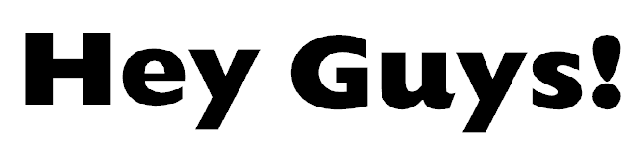
#> input picture NoiseImage/Hey.png, 642 x 155 px
$ python NoiseImage.py
#> lines starting #> are read from the running program, lines starting #| are printed output that depends on the picture; after the words box and inside, x2 and y2 are one past the last pixel; in counts of white or black regions, pixels touching at a corner belong together
import numpy
import math
import matplotlib.pyplot as plt
import cv2
import numpy as np
import random

# [5 lines left out: function getBlackWhiteImage, not called in this run]

def getGaussianImage(fname,thresh,Gmatrix):
#> called with fname = 'Hey.png', thresh = 127, Gmatrix = (7, 7)
  im = cv2.imread(fname)
#> im is the input picture: shape (155, 642, 3); min 0, max 255, mean 197.1
  grayImage = cv2.cvtColor(im, cv2.COLOR_BGR2GRAY)
  _, imBw = cv2.threshold(grayImage, thresh, 255, cv2.THRESH_BINARY)
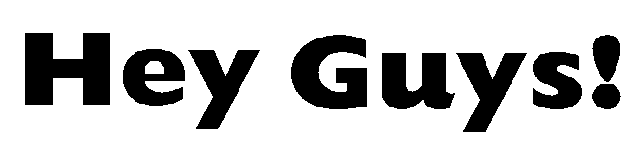
#> imBw: shape (155, 642); 77.5% white; 9 black regions, largest, box (x1, y1, x2, y2) and area: (25, 33, 110, 105) 4530, (291, 35, 367, 109) 3795, (382, 53, 455, 109) 2940
  dst = cv2.GaussianBlur(imBw,Gmatrix,cv2.BORDER_DEFAULT)
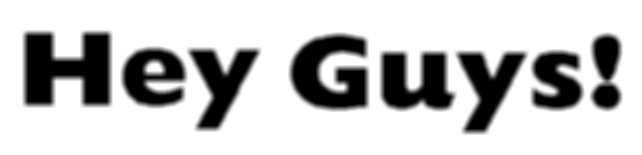
#> dst: shape (155, 642); min 0, max 255, mean 197.5
  return dst

# [44 lines left out: functions getoverlay, addNoise, getNoiseImage, addNoiseImage, writeImageToVideo, writeMixture, not called in this run]

Sparsity = 0.7
Gmatrix = (7,7)
threshBinary = 127.0
threshOverlay = 254.4

font = cv2.FONT_HERSHEY_SIMPLEX
bottomLeftCornerOfText = (5,150)
fontScale = 2
fontColor = (0,0,0)
lineType = 4

ImageList = ['Hey.png','Learn.png','Grow.png','Enrich.png','How.png','Come.png','ToMilan.png','Daily.png']
N = len(ImageList)

VideoPath = 'NoiseMerge.mp4'
img1 = getGaussianImage(ImageList[0],threshBinary,Gmatrix)
h,w = img1.shape
#> h = 155; w = 642
video = cv2.VideoWriter(VideoPath,-1,30,(w,h),isColor=False)

for k in range(1,N):
  print("Percentage Completed: {0: .2f} %".format((k-1)*100.0/N) )
  img2 = getGaussianImage(ImageList[k],threshBinary,Gmatrix)
#> (the run stopped early here; a loop or call above may not have finished)

$ run again, with NoiseImage/End.png copied over NoiseImage/Hey.png
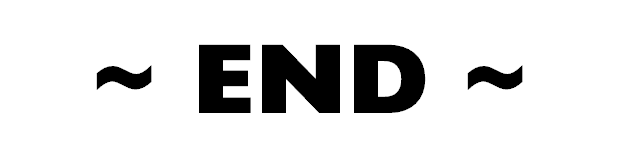
#> input picture NoiseImage/End.png, 642 x 155 px
#> in getGaussianImage, im is the input picture: shape (155, 642, 3); min 0, max 255, mean 223.2
#> in getGaussianImage, `_, imBw = cv2.threshold(grayImage, thresh, 255, cv2.THRESH_BINARY)`:
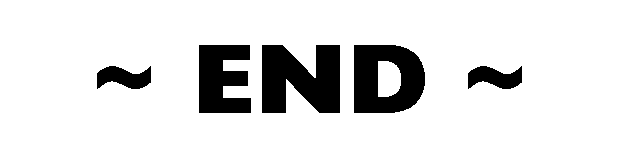
#> imBw: shape (155, 642); 87.6% white; 5 black regions, box (x1, y1, x2, y2) and area: (262, 45, 340, 113) 4167, (354, 45, 425, 113) 3641, (199, 45, 251, 113) 2832, (97, 66, 151, 89) 849, (468, 66, 522, 89) 849
#> in getGaussianImage, `dst = cv2.GaussianBlur(imBw,Gmatrix,cv2.BORDER_DEFAULT)`:
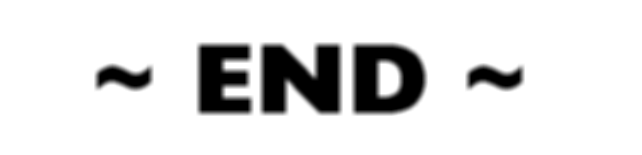
#> dst: shape (155, 642); min 0, max 255, mean 223.4
